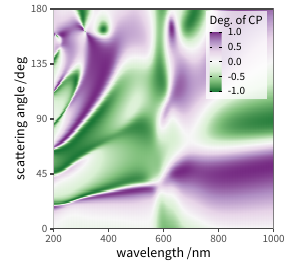

Write the R code that produced this figure.
library(here)
setwd(here('vignettes/08_polarimetry'))

## ----load----
library(terms)
theme_set(egg::theme_article(base_size = 10, base_family = 'Source Sans Pro'))

library(rhdf5)
lf <- h5ls('farfield.h5')
lf

ld <- h5read('farfield.h5', "Polarimetry")

# Sca_angle(alpha, beta, gamma)  lambda(nm)     I             Q              U              V
d <- setNames(data.frame(ld$Stokes_Sca_Vec), c('alpha', 'beta', 'gamma', 'wavelength','I', 'Q', 'U','V'))
head(d)
d <- d %>% mutate(docp = V/I)


p <- ggplot(d, aes(wavelength,beta*180/pi, fill=docp))+
  geom_raster()+
  # coord_cartesian()+
  scale_x_continuous(expand=c(0,0),lim=c(200,1000), breaks=seq(200,1000,by=200))+
  scale_y_continuous(expand=c(0,0), breaks = seq(0,180,by=45))+
  labs(x = 'wavelength /nm', y = 'scattering angle /deg', fill='Deg. of CP') +
  # scale_fill_distiller(palette='RdBu') #BrBG+
# scale_fill_distiller(palette='BrBG') #
scale_fill_distiller(palette='PRGn', lim=c(-1,1)) + #
  theme(aspect.ratio = 1, legend.background = element_rect(fill = '#FFFFFFBB'), 
        legend.text = element_text(size=8), legend.title = element_text(size=9),
        legend.position = c(0.83,0.79), legend.margin = margin(1,1,2,1,'mm')) +
  guides(fill=guide_colourbar(barwidth = unit(3,'mm'), ticks.colour = 'black'))
# p

g <- egg::set_panel_size(p, width=unit(2.2,'in'), height=unit(2.2,'in'))
ggsave('plot_guide.pdf',g,width=2.9,height=2.7, device = cairo_pdf)
# system('open .')

# g <- egg::set_panel_size(p, width=unit(2.2,'in'), height=unit(2.2,'in'))
# ggsave('map_guide.pdf',g,width=2.8,height=2.6)

